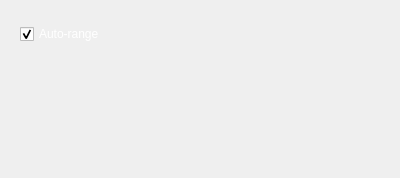
<?xml version="1.0" encoding="UTF-8"?>
<ui version="4.0">
 <class>fitness_graph</class>
 <widget class="QWidget" name="fitness_graph">
  <property name="geometry">
   <rect>
    <x>0</x>
    <y>0</y>
    <width>400</width>
    <height>178</height>
   </rect>
  </property>
  <property name="windowTitle">
   <string>Form</string>
  </property>
  <layout class="QVBoxLayout" name="verticalLayout">
   <property name="spacing">
    <number>0</number>
   </property>
   <property name="leftMargin">
    <number>0</number>
   </property>
   <property name="rightMargin">
    <number>0</number>
   </property>
   <item>
    <widget class="QtCharts::QChartView" name="fitness" native="true">
     <widget class="QCheckBox" name="auto_range">
      <property name="geometry">
       <rect>
        <x>20</x>
        <y>10</y>
        <width>99</width>
        <height>26</height>
       </rect>
      </property>
      <property name="palette">
       <palette>
        <active>
         <colorrole role="WindowText">
          <brush brushstyle="SolidPattern">
           <color alpha="255">
            <red>255</red>
            <green>255</green>
            <blue>255</blue>
           </color>
          </brush>
         </colorrole>
        </active>
        <inactive>
         <colorrole role="WindowText">
          <brush brushstyle="SolidPattern">
           <color alpha="255">
            <red>255</red>
            <green>255</green>
            <blue>255</blue>
           </color>
          </brush>
         </colorrole>
        </inactive>
        <disabled>
         <colorrole role="WindowText">
          <brush brushstyle="SolidPattern">
           <color alpha="255">
            <red>190</red>
            <green>190</green>
            <blue>190</blue>
           </color>
          </brush>
         </colorrole>
        </disabled>
       </palette>
      </property>
      <property name="text">
       <string>Auto-range</string>
      </property>
      <property name="checked">
       <bool>true</bool>
      </property>
     </widget>
    </widget>
   </item>
  </layout>
 </widget>
 <customwidgets>
  <customwidget>
   <class>QtCharts::QChartView</class>
   <extends>QWidget</extends>
   <header location="global">QtCharts/QChartView</header>
   <container>1</container>
  </customwidget>
 </customwidgets>
 <resources/>
 <connections/>
</ui>
